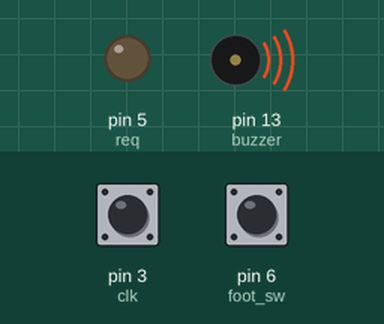
Simulated run of this sketch. Board: Arduino Nano, built with avr-gcc and run on an emulated ATmega328P. Shown: output pins drawn as LEDs (lit = HIGH), buzzer (waves = sounding, pin HIGH). Inputs (shaded band) come from the test bench; at power-on: pin 6 (foot_sw) LOW, pin 3 (clk) HIGH.

Above: at 0.1 s.
At 3.4 s:
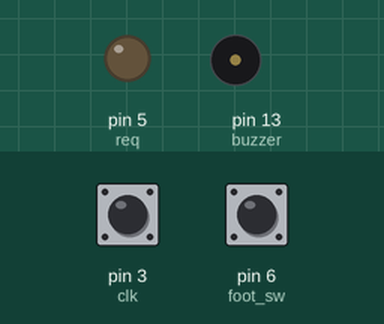
3.5 s: pin 6 (foot_sw) pulled HIGH for 0.15 s
At 4.4 s:
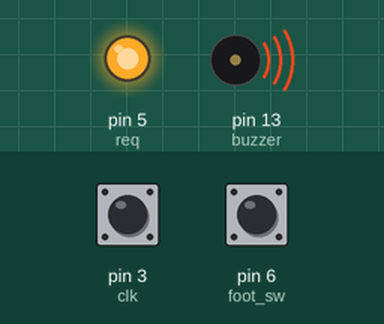
Timing chart, 0 to 6.5 s (numbered marks = the images above; inputs shaded):
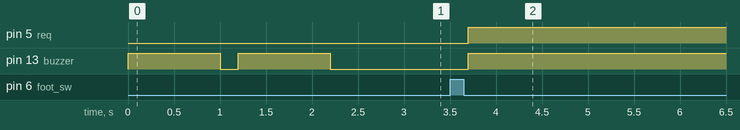

The sketch:

daTAB_V2.ino
```cpp
String btName = "AT+NAMEdaTAB0002";
String btPin = "AT+PIN1234";

int foot_sw = 6;
int buzzer = 13;


int req = 5; //mic REQ line goes to pin 5 through q1 (arduino high pulls request line low)
int dat = 2; //mic Data line goes to pin 2
int clk = 3; //mic Clock line goes to pin 3

int i = 0;
int j = 0;
int k = 0;
int signCh = 8;
int sign = 0;
int decimal;
float dpp;
int units;

byte mydata[14];
String value_str;
long value_int; //was an int, could not measure over 32mm
float value;

String units_str;
String result;
//-----------------------------------------------------------------------------------------------------------------------------------------------------
//-----------------------------------------------------------------------------------------------------------------------------------------------------
void setup()
{
  Serial.begin(9600);

  pinMode(buzzer, OUTPUT);

  pinMode(req, OUTPUT);
  pinMode(clk, INPUT_PULLUP);
  pinMode(dat, INPUT_PULLUP);

  pinMode(LED_BUILTIN, OUTPUT);

  digitalWrite(req,LOW); // set request at high

  pinMode(foot_sw, INPUT);

  digitalWrite(buzzer,HIGH);  // ON

  // Rename and change PIN code
  //Serial.println(btName);
  delay(1000);
  digitalWrite(buzzer, LOW);  // OFF
  delay(200);
  digitalWrite(buzzer,HIGH);  // ON
  //Serial.println(btPin);
  delay(1000);
  digitalWrite(buzzer, LOW);  // OFF

  //Serial.println("daTAB V2.0");
}

//-----------------------------------------------------------------------------------------------------------------------------------------------------
//-----------------------------------------------------------------------------------------------------------------------------------------------------
void read_micrometer()
{
  digitalWrite(req, HIGH); // generate set request
  digitalWrite(LED_BUILTIN, HIGH);   // turn the LED on (HIGH is the voltage level)

  for(i = 0; i < 13; i++)
  {
    k = 0;
    for (j = 0; j < 4; j++)
    {
      while( digitalRead(clk) == LOW) {} // hold until clock is high
      while( digitalRead(clk) == HIGH){} // hold until clock is low
      bitWrite(k, j, (digitalRead(dat) & 0x1));
    }
    mydata[i] = k;
  }


  sign = mydata[4];
  value_str = String(mydata[5]) + String(mydata[6]) + String(mydata[7]) + String(mydata[8] + String(mydata[9] + String(mydata[10]))) ;
  decimal = mydata[11];
  units = mydata[12];

  if(units == 0)
  {
    units_str = ",mm";
  }
  else
  {
    units_str = ",inch";
  }

  value_int = value_str.toInt();

  if (decimal == 0) dpp = 1.0;
  if (decimal == 1) dpp = 10.0;
  if (decimal == 2) dpp = 100.0;
  if (decimal == 3) dpp = 1000.0;
  if (decimal == 4) dpp = 10000.0;
  if (decimal == 5) dpp = 100000.0;

  value = value_int / dpp;

  result = String(value) + units_str;

  if (sign == 0)
  {
    //Serial.print(value,decimal);
    Serial.print(result);
  }
  if (sign == 8) {
    result = "-" + result;
    Serial.print(result);

    //Serial.print("-");
    //Serial.println(value,decimal);
  }

  digitalWrite(req,LOW);
  digitalWrite(LED_BUILTIN, LOW);    // turn the LED off by making the voltage LOW
}
//-----------------------------------------------------------------------------------------------------------------------------------------------------
//-----------------------------------------------------------------------------------------------------------------------------------------------------
void loop()
{


    if ( digitalRead(foot_sw) == HIGH) // Pressed
    {
      delay(100);
      while (digitalRead(foot_sw) == LOW) // Unpress
      {
        read_micrometer();
        digitalWrite(buzzer, HIGH); // ON
        delay(50);
        digitalWrite(buzzer, LOW); // OFF
        break;
      }
    }
    else
    {
       //digitalWrite(buzzer, LOW); // OFF
    }

    /*digitalWrite(LED_BUILTIN, LOW);
    delay(100);
    digitalWrite(LED_BUILTIN, HIGH);
    delay(100);*/
}
```

Measured:
- after the input at 3.5 s, pin 5 (req), pin 13 (buzzer): LOW → HIGH after 0.20 s
